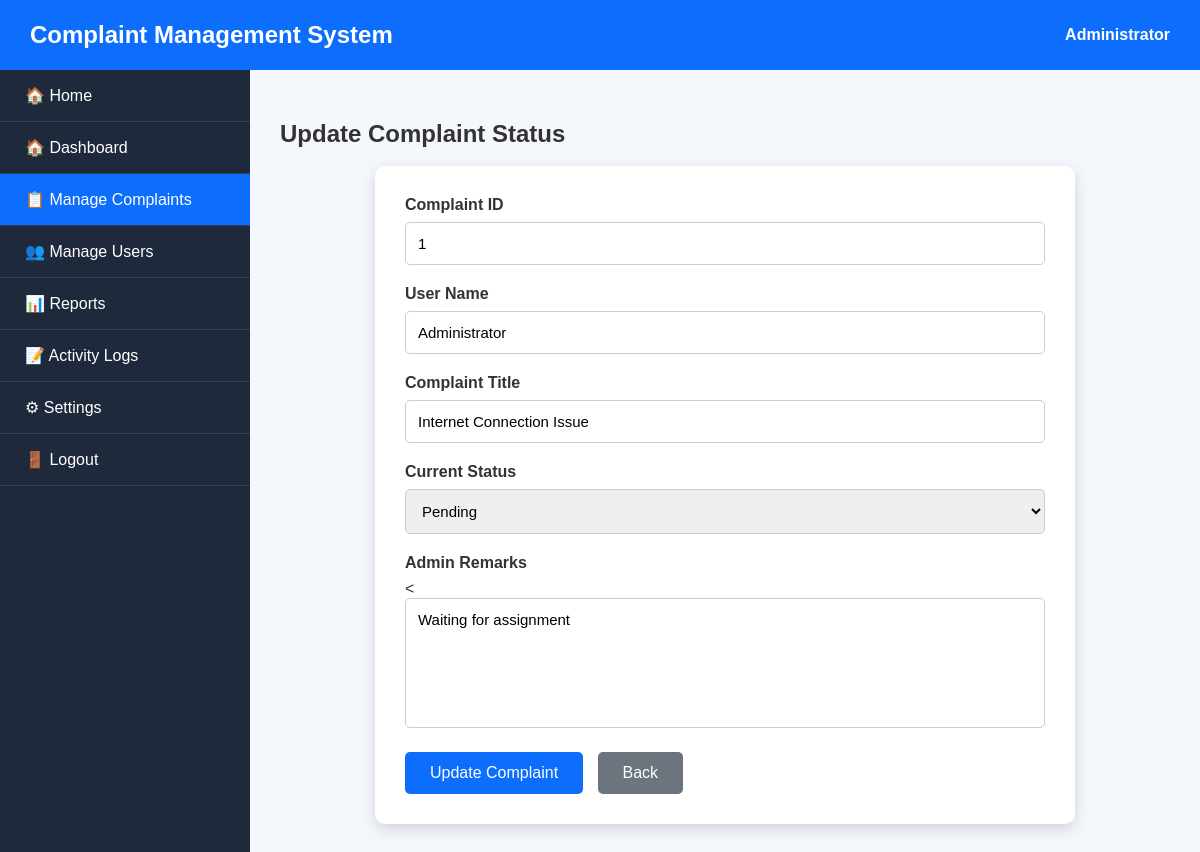
Page /admin/update_status.php?id=1 on the committed database.
### tables this page shows
CREATE TABLE complaints (

    id INT AUTO_INCREMENT PRIMARY KEY,

    user_id INT NOT NULL,

    title VARCHAR(255) NOT NULL,

    category VARCHAR(100) NOT NULL,

    priority ENUM('Low','Medium','High') DEFAULT 'Medium',

    description TEXT NOT NULL,

    attachment VARCHAR(255),

    status ENUM(
        'Pending',
        'In Progress',
        'Resolved',
        'Rejected'
    ) DEFAULT 'Pending',

    admin_remarks TEXT,

    created_at TIMESTAMP DEFAULT CURRENT_TIMESTAMP,

    updated_at TIMESTAMP DEFAULT CURRENT_TIMESTAMP
    ON UPDATE CURRENT_TIMESTAMP,

    FOREIGN KEY (user_id)
    REFERENCES users(id)
    ON DELETE CASCADE

);

CREATE TABLE users (

    id INT AUTO_INCREMENT PRIMARY KEY,

    full_name VARCHAR(100) NOT NULL,

    email VARCHAR(100) NOT NULL UNIQUE,

    phone VARCHAR(15) NOT NULL,

    password VARCHAR(255) NOT NULL,

    role ENUM('admin','user') DEFAULT 'user',

    status ENUM('Active','Inactive') DEFAULT 'Active',

    created_at TIMESTAMP DEFAULT CURRENT_TIMESTAMP

);

### admin/update_status.php (the view, shortened to what this page needs)
<?php
require_once "../db_connect.php";
$id = $_GET['id'];
$sql = "SELECT complaints.*, users.full_name
        FROM complaints
        INNER JOIN users
        ON complaints.user_id = users.id
        WHERE complaints.id=?";
$stmt = $conn->prepare($sql);
$stmt->execute([$id]);
$row = $stmt->fetch(PDO::FETCH_ASSOC);
?>
<!DOCTYPE html>
<html>
<head>
<link rel="stylesheet" href="../assets/admin.css">
<link rel="stylesheet" href="../assets/responsive.css">
</head>
<body>
<div class="admin-header">
<h2>Complaint Management System</h2>
<div class="admin-name">
Administrator
</div>
</div>
<div class="sidebar">
<ul>
<li><a href="../index.php">🏠 Home</a></li>
<li><a href="dashboard.php">🏠 Dashboard</a></li>
<li class="active"><a href="complaints.php">📋 Manage Complaints</a></li>
<li><a href="users.php">👥 Manage Users</a></li>
<li><a href="reports.php">📊 Reports</a></li>
<li><a href="activity_logs.php">📝 Activity Logs</a></li>
<li><a href="settings.php">⚙ Settings</a></li>
<li><a href="../logout.php">🚪 Logout</a></li>
</ul>
</div>
<div class="main-content">
<h2>Update Complaint Status</h2>
<br>
<div class="update-box">
<form method="POST">
<div class="form-group">
<label>Complaint ID</label>
<input
type="text"
value="<?php echo $row['id']; ?>"
readonly>
</div>
<div class="form-group">
<label>User Name</label>
<input
type="text"
value="<?php echo htmlspecialchars($row['full_name']); ?>"
readonly>
</div>
<div class="form-group">
<label>Complaint Title</label>
<input
type="text"
value="<?php echo htmlspecialchars($row['title']); ?>"
readonly>
</div>
<div class="form-group">
<label>Current Status</label>
<select name="status">
<option value="Pending"
<?php if($row['status']=="Pending") echo "selected"; ?>>
Pending
</option>
</select>
</div>
<div class="form-group">
<label>Admin Remarks</label>
<<textarea
name="remarks"><?php echo htmlspecialchars($row['admin_remarks']); ?></textarea>
</div>
<button
type="submit"
name="update"
class="btn-save">
Update Complaint
</button>
<a
href="complaints.php"
class="btn-back">
Back
</a>
</form>
</div>
</div>
</body>
</html>

### assets/admin.css (style rules this page uses)
* { margin:0; padding:0; box-sizing:border-box; font-family:Arial, Helvetica, sans-serif; }
body { background:#f4f7fc; color:#333; }
.admin-header { width:100%; height:70px; background:#0d6efd; color:#fff; display:flex; justify-content:space-between; align-items:center; padding:0 30px; position:fixed; top:0; left:0; z-index:1000; }
.admin-header h2 { font-size:24px; }
.admin-header .admin-name { font-size:16px; font-weight:bold; }
.sidebar { position:fixed; top:70px; left:0; width:250px; height:100%; background:#1e293b; overflow-y:auto; }
.sidebar ul { list-style:none; }
.sidebar ul li { border-bottom:1px solid rgba(255,255,255,.1); }
.sidebar ul li a { display:block; color:#fff; text-decoration:none; padding:16px 25px; transition:.3s; }
.sidebar ul li a:hover, .sidebar ul li.active a { background:#0d6efd; }
.main-content { margin-left:250px; margin-top:90px; padding:30px; }

### admin/update_status.php (style rules this page uses)
.update-box { width:700px; background:#fff; padding:30px; margin:auto; border-radius:10px; box-shadow:0 5px 15px rgba(0,0,0,.15); }
.form-group { margin-bottom:20px; }
.form-group label { display:block; margin-bottom:8px; font-weight:bold; }
.form-group input, .form-group textarea, .form-group select { width:100%; padding:12px; border:1px solid #ccc; border-radius:5px; font-size:15px; }
.form-group textarea { resize:none; height:130px; }
.btn-save { background:#0d6efd; color:#fff; padding:12px 25px; border:none; border-radius:5px; cursor:pointer; font-size:16px; }
.btn-back { display:inline-block; margin-left:10px; background:#6c757d; color:white; text-decoration:none; padding:12px 25px; border-radius:5px; }

### rows in the picture
complaints: id "1", user.full_name "Administrator", title "Internet Connection Issue", status "Pending", remarks "Waiting for assignment"
